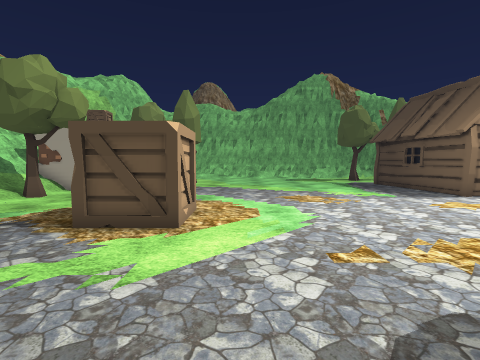
[1] (above)

22 first-person views from a walk through a scene from a Unity 3-D project. The camera is 1.4 m above the floor, tilts 4° down and sees 85° across. The floor is counted in squares, 1 m on a side. Each view is taken from the middle of a square. On the plan, view 1 faces up. The plan holds only what a view shows up to about 13 squares ahead; the rest is blank. The place goes on beyond the plan. Some animated figures are left out. Some surface patterns are stand-ins.

[2]
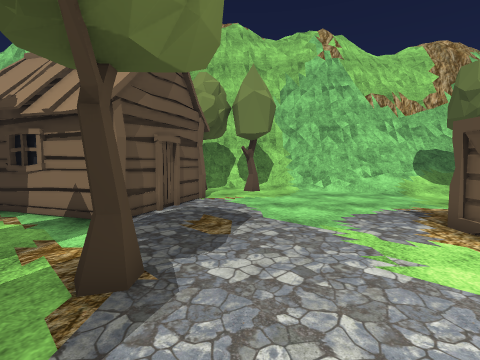

[3]
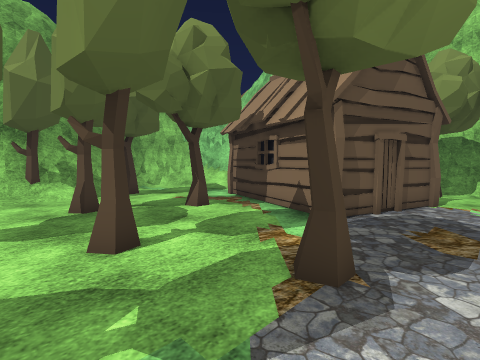

[4]
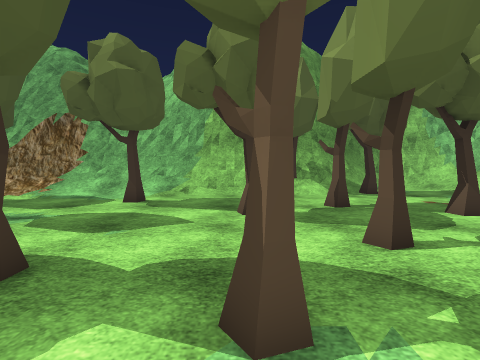

[5]
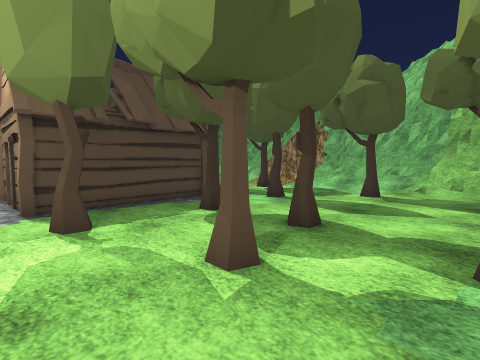

[6]
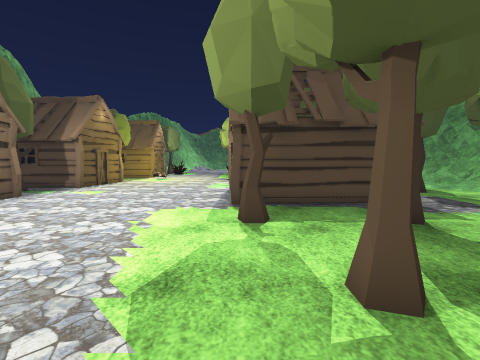

[7]
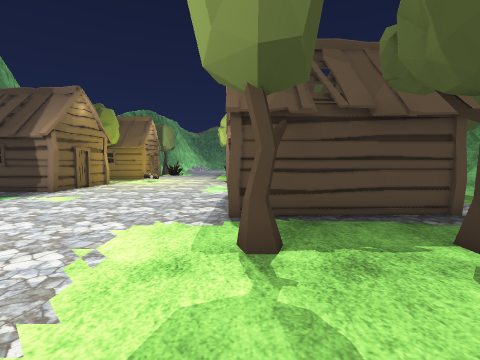

[8]
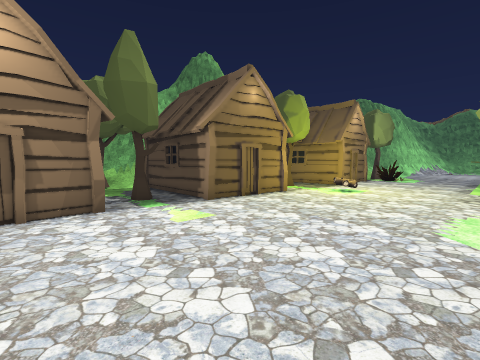

[9]
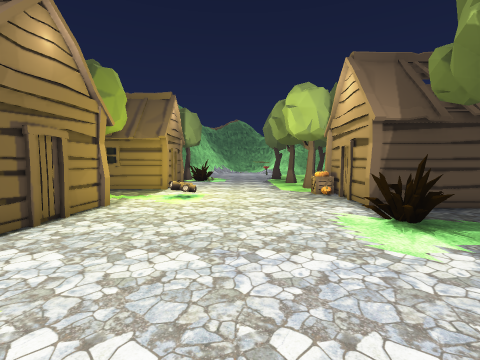

[10]
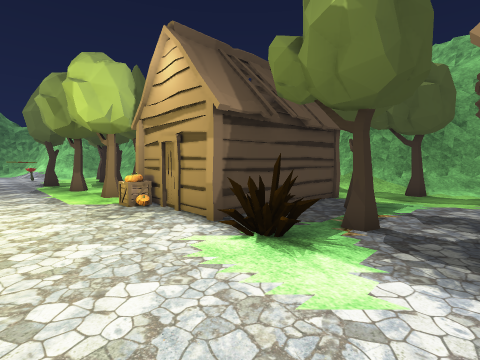

[11]
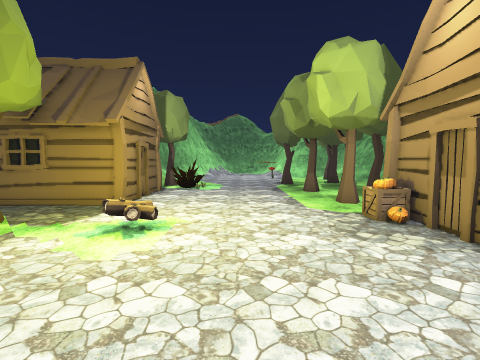

[12]
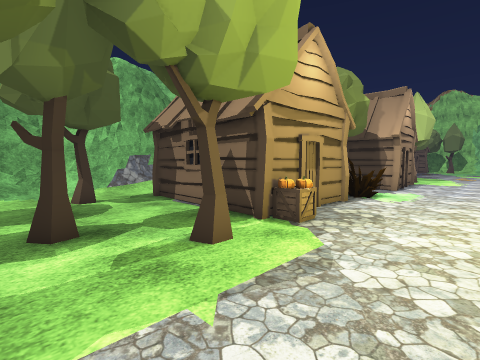

[13]
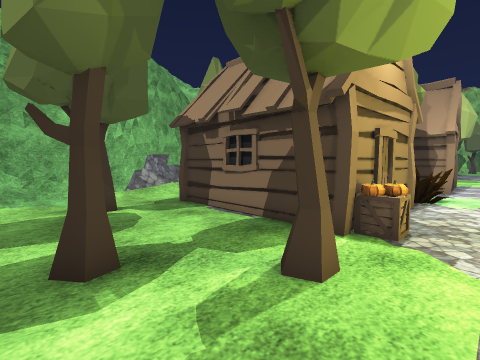

[14]
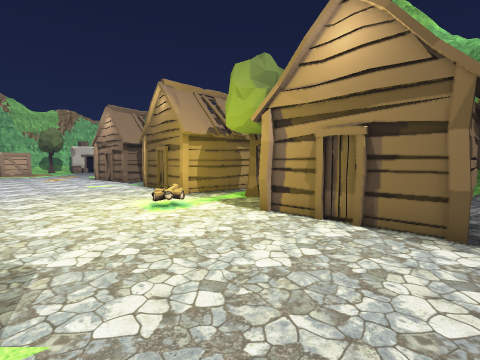

[15]
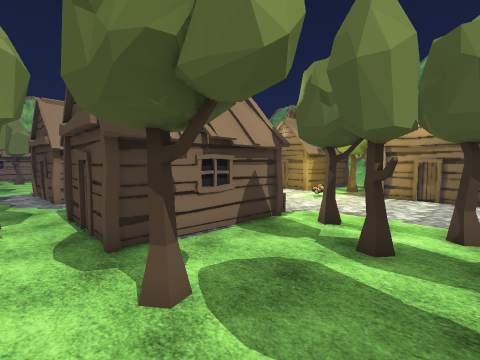

[16]
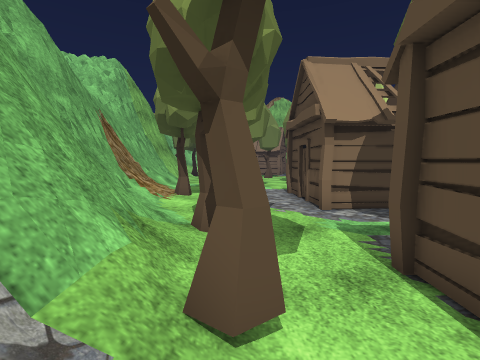

[17]
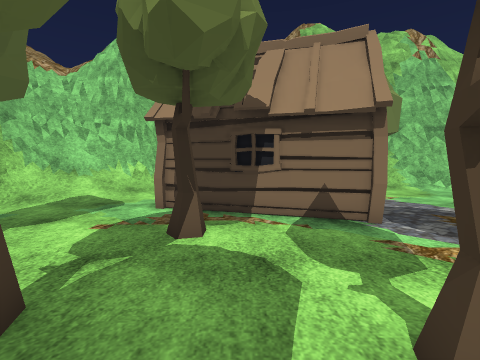

[18]
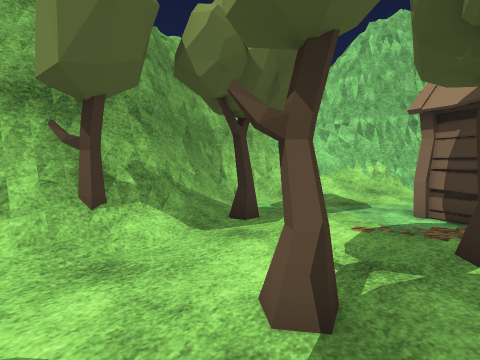

[19]
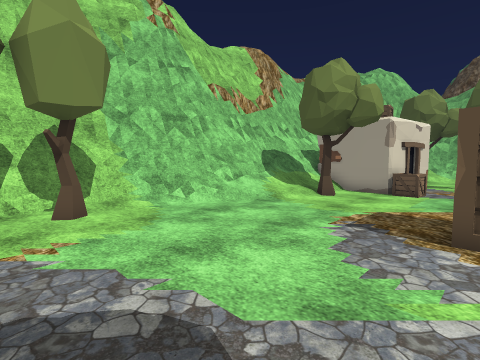

[20]
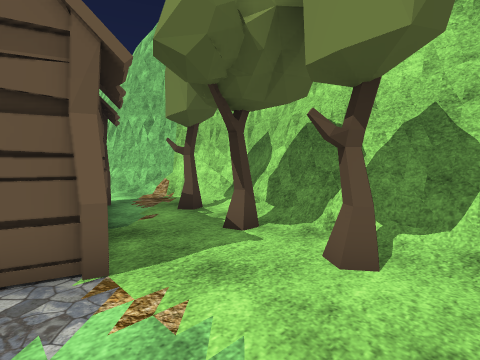

[21]
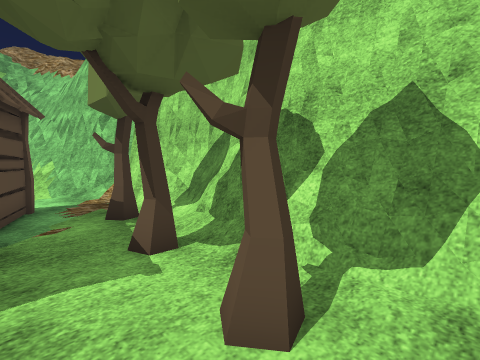

[22]
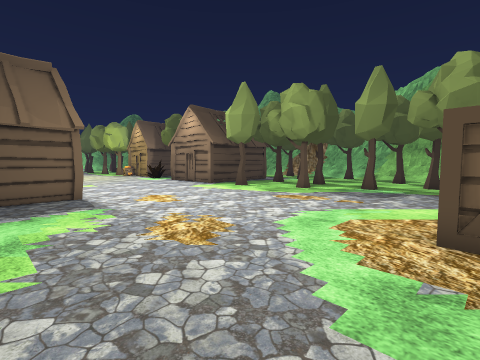

### Floor plan
Key: @ floor where view 1 was taken; # wall or solid block; x gap in a wall; . floor; / step, stairs or slope; = window, fence, low wall or low ledge; ^ raised ledge; H hut; T tree; C crate; L log; P pumpkin; O other object.
Columns run from 14 left of view 1 to 31 right of it. Each row starts with its distance up from view 1.
 13   ##O###    ...........H    .T.H   H.  .H   H/
 12    #=/.OCC. ...........H    .T.H   H..T.H   H/
 11   #=//T.... ...........HHHHH...HHH H....H   H.
 10   #=//T.... ...........H..........HH....HHHHHH
  9   #=//..... .........................LL.......
  8   #^//..... C.................................
  7   #=/...... CC................................
  6  ##=/......CCC................................
  5  ##/..........................................
  4  #=/..........................................
  3  #=...................................P......T
  2  ##T...................T..HHHHH..OOHHHHCPT..T.
  1  ##T................T..T..H   H....H   H......
  0 ##/...H......T@....TT.....H   H.T..H   H...T..
 -1 ##/T..HHH....T...T........H   H....H   H......
 -2 #=....H  HH.........T..T..H   H..T.H   H......
 -3 #/...H   HH....T..........HHHHH....H   H......
 -4 #/TT.H   H....TT..........H.H......HHHHH.TT..
 -5 #/..HH   H..............T.................../
 -6 #=..H   HH.T.....T.....TT....T...../T////..///
 -7 ##/..  HH.....T.................T///===////=
 -8 ##=/..........T......T.....T...///######==##
 -9  ###/....................//T////=###   #####
-10   ##///........////////////xO=####
-11    #////...T//#T==#===/==#######
-12    #////...=###############
-13    #=======###
-14    #########

Positions as (right, up) in squares from view 1, and headings:
1: (0, 0), facing up
2: (2, 1), facing left
3: (2, 1), facing down-left
4: (3, 1), facing down
5: (3, 3), facing down-right
6: (3, 2), facing right
7: (5, 2), facing right
8: (11, 3), facing up-right
9: (13, 6), facing right
10: (16, 6), facing down-right
11: (18, 6), facing right
12: (30, 6), facing down-left
13: (30, 4), facing down-left
14: (31, 4), facing up-left
15: (31, -6), facing up-left
16: (24, -6), facing left
17: (2, -5), facing left
18: (2, -6), facing down-left
19: (-3, 0), facing up-left
20: (-7, 3), facing down-left
21: (-9, 3), facing down-left
22: (-2, 13), facing down-right
